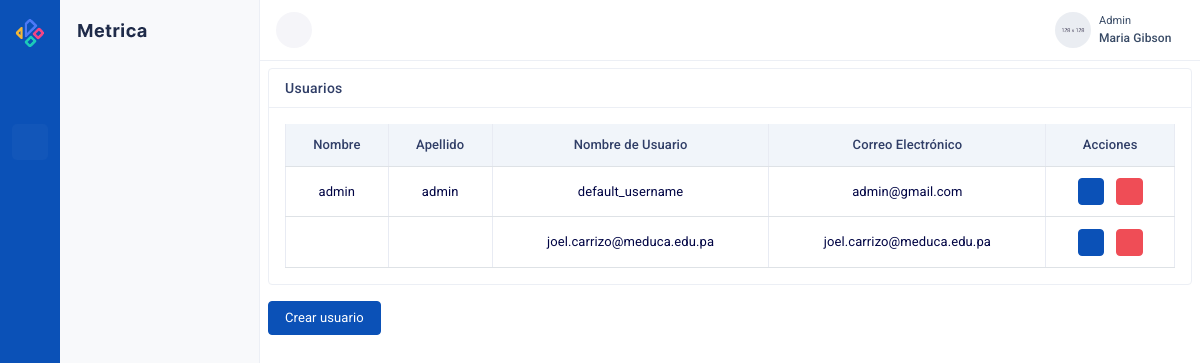
The page /user/ on the database its author committed.
### aplicacion/models.py (models this page shows, shortened)
class User(AbstractBaseUser):
    email = models.EmailField(max_length=255, unique=True)
    username = models.CharField(max_length=150, unique=True, default='default_username')
    first_name = models.CharField(max_length=30)
    last_name = models.CharField(max_length=30)
    is_active = models.BooleanField(default=True)
    is_staff = models.BooleanField(default=False)
    is_superuser = models.BooleanField(default=False)
    USERNAME_FIELD = 'email'
    REQUIRED_FIELDS = ['username', 'first_name', 'last_name']
    objects = UserManager()

### aplicacion/views.py (the view)
# urls.py: path('user/', user, name='user'),
def user(request):
    users = User.objects.all()
    return render(request, 'admin/user.html', {'users': users})

### aplicacion/templates/admin/user.html (shortened to what this page needs)
{% extends "base/vertical_base.html" %}
{% block page_content %}
<div class="col mt-2">
  <div class="card">
      <div class="card-header">
          <div class="row align-items-center">
              <div class="col">
                  <h4 class="card-title">Usuarios</h4>
              </div>
          </div>
      </div>
      <div class="card-body">
          <div class="table-responsive">
              <table class="table mb-0">
                  <thead class="thead-light">
                      <tr>
                          <th class="border-top-0">Nombre</th>
                          <th class="border-top-0">Apellido</th>
                          <th class="border-top-0">Nombre de Usuario</th>
                          <th class="border-top-0">Correo Electrónico</th>
                          <th class="border-top-0">Acciones</th>
                      </tr>
                  </thead>
                  <tbody>
                    {% for user in users %}
                    <tr>
                        <td>{{ user.first_name }}</td>
                        <td>{{ user.last_name }}</td>
                        <td>{{ user.username }}</td>
                        <td>{{ user.email }}</td>
                        <td>
                            <a href="{% url 'editar_user' pk=user.pk %}" class="btn btn-sm btn-primary me-2">
                                <i class="fas fa-edit"></i>
                            </a>
                            <a href="{% url 'eliminar_user' pk=user.pk %}" class="btn btn-sm btn-danger" onclick="return confirm('¿Estás seguro de que deseas eliminar este usuario?');">
                                <i class="fas fa-trash"></i>
                            </a>
                        </td>
                    </tr>
                    {% endfor %}
                </tbody>
              </table>
          </div>
      </div>
  </div>
</div>
<a href="{% url 'crear_user' %}" class="btn btn-primary">Crear usuario</a>
{% endblock %}

### aplicacion/templates/admin/user.html (style rules this page uses)
th, td { padding-top: 20px; padding-bottom: 20px; white-space: nowrap; text-align: center; border-left: 1px solid #dee2e6; border-right: 1px solid #dee2e6; border-bottom: 1px solid #dee2e6 !important; }

### rows shown on the page
User: first_name "admin", last_name "admin", username "default_username", email "admin@gmail.com"
User: username "joel.carrizo@meduca.edu.pa", email "joel.carrizo@meduca.edu.pa"
